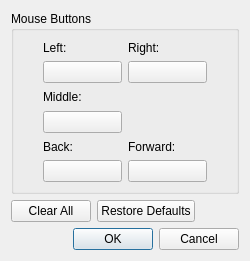
<?xml version="1.0" encoding="UTF-8"?>
<ui version="4.0">
 <class>ConfigureMouseAdvanced</class>
 <widget class="QDialog" name="ConfigureMouseAdvanced">
  <property name="geometry">
   <rect>
    <x>0</x>
    <y>0</y>
    <width>250</width>
    <height>261</height>
   </rect>
  </property>
  <property name="windowTitle">
   <string>Configure Mouse</string>
  </property>
  <layout class="QVBoxLayout" name="verticalLayout">
   <item>
    <widget class="QGroupBox" name="gridGroupBox">
     <property name="title">
      <string>Mouse Buttons</string>
     </property>
     <layout class="QGridLayout" name="gridLayout">
      <item row="0" column="4">
       <spacer name="horizontalSpacer_2">
        <property name="orientation">
         <enum>Qt::Horizontal</enum>
        </property>
        <property name="sizeType">
         <enum>QSizePolicy::Fixed</enum>
        </property>
        <property name="sizeHint" stdset="0">
         <size>
          <width>20</width>
          <height>20</height>
         </size>
        </property>
       </spacer>
      </item>
      <item row="0" column="3">
       <layout class="QVBoxLayout" name="verticalLayout_4">
        <item>
         <layout class="QHBoxLayout" name="horizontalLayout_3">
          <item>
           <widget class="QLabel" name="label_3">
            <property name="text">
             <string>Right:</string>
            </property>
           </widget>
          </item>
         </layout>
        </item>
        <item>
         <widget class="QPushButton" name="right_button">
          <property name="minimumSize">
           <size>
            <width>75</width>
            <height>0</height>
           </size>
          </property>
          <property name="text">
           <string/>
          </property>
         </widget>
        </item>
       </layout>
      </item>
      <item row="0" column="0">
       <spacer name="horizontalSpacer">
        <property name="orientation">
         <enum>Qt::Horizontal</enum>
        </property>
        <property name="sizeType">
         <enum>QSizePolicy::Fixed</enum>
        </property>
        <property name="sizeHint" stdset="0">
         <size>
          <width>20</width>
          <height>20</height>
         </size>
        </property>
       </spacer>
      </item>
      <item row="2" column="1">
       <layout class="QVBoxLayout" name="verticalLayout_3">
        <item>
         <layout class="QHBoxLayout" name="horizontalLayout_2">
          <item>
           <widget class="QLabel" name="label_2">
            <property name="text">
             <string>Middle:</string>
            </property>
           </widget>
          </item>
         </layout>
        </item>
        <item>
         <widget class="QPushButton" name="middle_button">
          <property name="text">
           <string/>
          </property>
         </widget>
        </item>
       </layout>
      </item>
      <item row="3" column="1">
       <layout class="QVBoxLayout" name="verticalLayout_5">
        <item>
         <layout class="QHBoxLayout" name="horizontalLayout_4">
          <item>
           <widget class="QLabel" name="label_4">
            <property name="minimumSize">
             <size>
              <width>54</width>
              <height>0</height>
             </size>
            </property>
            <property name="text">
             <string>Back:</string>
            </property>
           </widget>
          </item>
         </layout>
        </item>
        <item>
         <widget class="QPushButton" name="back_button">
          <property name="text">
           <string/>
          </property>
         </widget>
        </item>
       </layout>
      </item>
      <item row="0" column="1">
       <layout class="QVBoxLayout" name="verticalLayout_2">
        <item>
         <layout class="QHBoxLayout" name="horizontalLayout">
          <item>
           <widget class="QLabel" name="label">
            <property name="text">
             <string>Left:</string>
            </property>
           </widget>
          </item>
         </layout>
        </item>
        <item>
         <widget class="QPushButton" name="left_button">
          <property name="minimumSize">
           <size>
            <width>75</width>
            <height>0</height>
           </size>
          </property>
          <property name="text">
           <string/>
          </property>
         </widget>
        </item>
       </layout>
      </item>
      <item row="3" column="3">
       <layout class="QVBoxLayout" name="verticalLayout_6">
        <item>
         <layout class="QHBoxLayout" name="horizontalLayout_5">
          <item>
           <widget class="QLabel" name="label_5">
            <property name="text">
             <string>Forward:</string>
            </property>
           </widget>
          </item>
         </layout>
        </item>
        <item>
         <widget class="QPushButton" name="forward_button">
          <property name="text">
           <string/>
          </property>
         </widget>
        </item>
       </layout>
      </item>
     </layout>
    </widget>
   </item>
   <item>
    <layout class="QHBoxLayout" name="horizontalLayout_6">
     <item>
      <widget class="QPushButton" name="buttonClearAll">
       <property name="text">
        <string>Clear All</string>
       </property>
      </widget>
     </item>
     <item>
      <widget class="QPushButton" name="buttonRestoreDefaults">
       <property name="text">
        <string>Restore Defaults</string>
       </property>
      </widget>
     </item>
     <item>
      <spacer name="horizontalSpacer_3">
       <property name="orientation">
        <enum>Qt::Horizontal</enum>
       </property>
       <property name="sizeHint" stdset="0">
        <size>
         <width>40</width>
         <height>20</height>
        </size>
       </property>
      </spacer>
     </item>
    </layout>
   </item>
   <item>
    <widget class="QDialogButtonBox" name="buttonBox">
     <property name="standardButtons">
      <set>QDialogButtonBox::Cancel|QDialogButtonBox::Ok</set>
     </property>
    </widget>
   </item>
  </layout>
 </widget>
 <resources/>
 <connections>
  <connection>
   <sender>buttonBox</sender>
   <signal>accepted()</signal>
   <receiver>ConfigureMouseAdvanced</receiver>
   <slot>accept()</slot>
   <hints>
    <hint type="sourcelabel">
     <x>124</x>
     <y>266</y>
    </hint>
    <hint type="destinationlabel">
     <x>124</x>
     <y>143</y>
    </hint>
   </hints>
  </connection>
  <connection>
   <sender>buttonBox</sender>
   <signal>rejected()</signal>
   <receiver>ConfigureMouseAdvanced</receiver>
   <slot>reject()</slot>
   <hints>
    <hint type="sourcelabel">
     <x>124</x>
     <y>266</y>
    </hint>
    <hint type="destinationlabel">
     <x>124</x>
     <y>143</y>
    </hint>
   </hints>
  </connection>
 </connections>
</ui>
